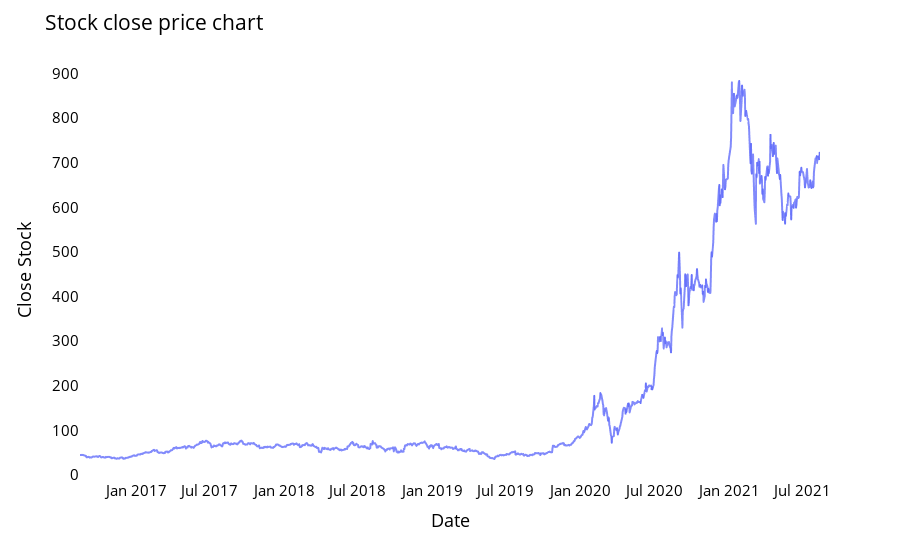

The notebook cell this image was saved under:
### Markdown cell above
# Plotting Stock Close price chart

### Code cell
fig = px.line(closedf, x=closedf.date, y=closedf.close,labels={'date':'Date','close':'Close Stock'})
fig.update_traces(marker_line_width=2, opacity=0.8)
fig.update_layout(title_text='Stock close price chart', plot_bgcolor='white', font_size=15, font_color='black')
fig.update_xaxes(showgrid=False)
fig.update_yaxes(showgrid=False)
fig.show()

### Figure 1 — Plotly figure (JSON) as saved in the notebook; plotly's stock layout.template omitted (floating-point values rounded to 4 significant figures; data arrays with more than 128 entries replaced by an {"elided": "..."} marker saying what was removed)
{"data": [{"hovertemplate": "Date=%{x}<br>Close Stock=%{y}<extra></extra>", "legendgroup": "", "line": {"color": "#636efa", "dash": "solid"}, "marker": {"line": {"width": 2}, "symbol": "circle"}, "mode": "lines", "name": "", "opacity": 0.8, "showlegend": false, "type": "scattergl", "x": {"elided": "1258 str values"}, "xaxis": "x", "y": {"elided": "1258 float values"}, "yaxis": "y"}], "layout": {"autosize": true, "font": {"color": "black", "size": 15}, "legend": {"tracegroupgap": 0}, "margin": {"t": 60}, "plot_bgcolor": "white", "title": {"text": "Stock close price chart"}, "xaxis": {"anchor": "y", "autorange": true, "domain": [0, 1], "range": ["2016-08-16", "2021-08-13"], "showgrid": false, "title": {"text": "Date"}, "type": "date"}, "yaxis": {"anchor": "x", "autorange": true, "domain": [0, 1], "range": [-11.28, 930.2], "showgrid": false, "title": {"text": "Close Stock"}, "type": "linear"}}}
